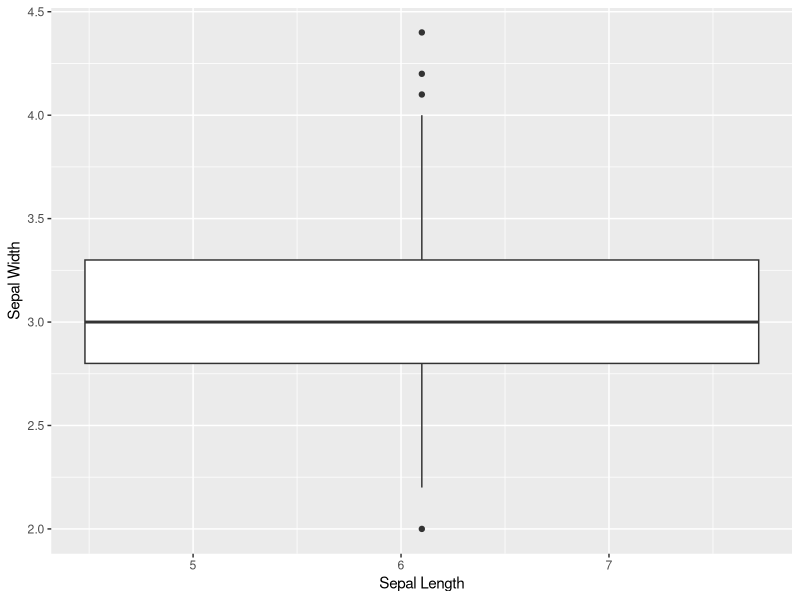
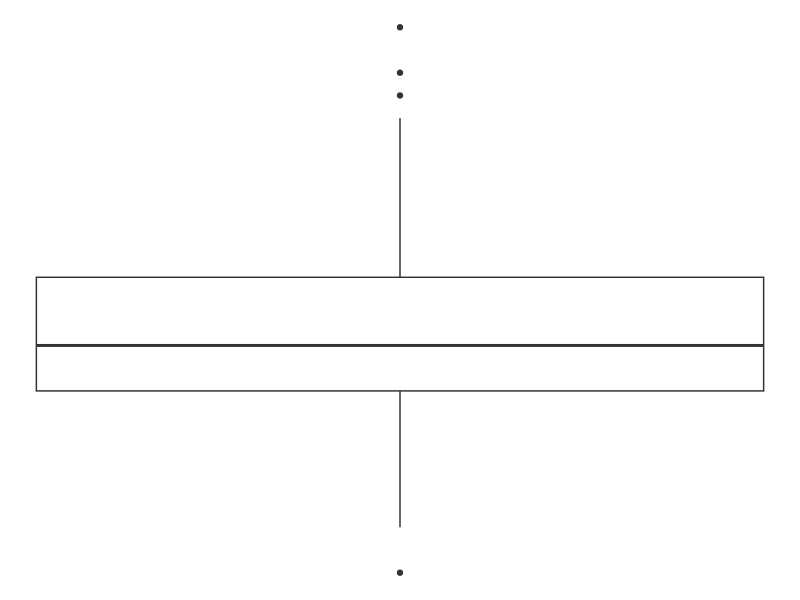

Reproduce these figures in R, in order.
# loaded data - kylie
iris_data <- data.frame(iris)

# data viz - maddie
library(ggplot2)
ggplot(iris_data, aes(x=Sepal.Length, y=Sepal.Width)) + geom_boxplot() + xlab("Sepal Length") + ylab("Sepal Width")

# labels - emma
library(ggplot2)
ggplot(iris_data, aes(x=Sepal.Length, y=Sepal.Width)) + geom_boxplot() + 
  xlab("Sepal Length") + ylab("Sepal Width") + theme_void()

# title - claire
